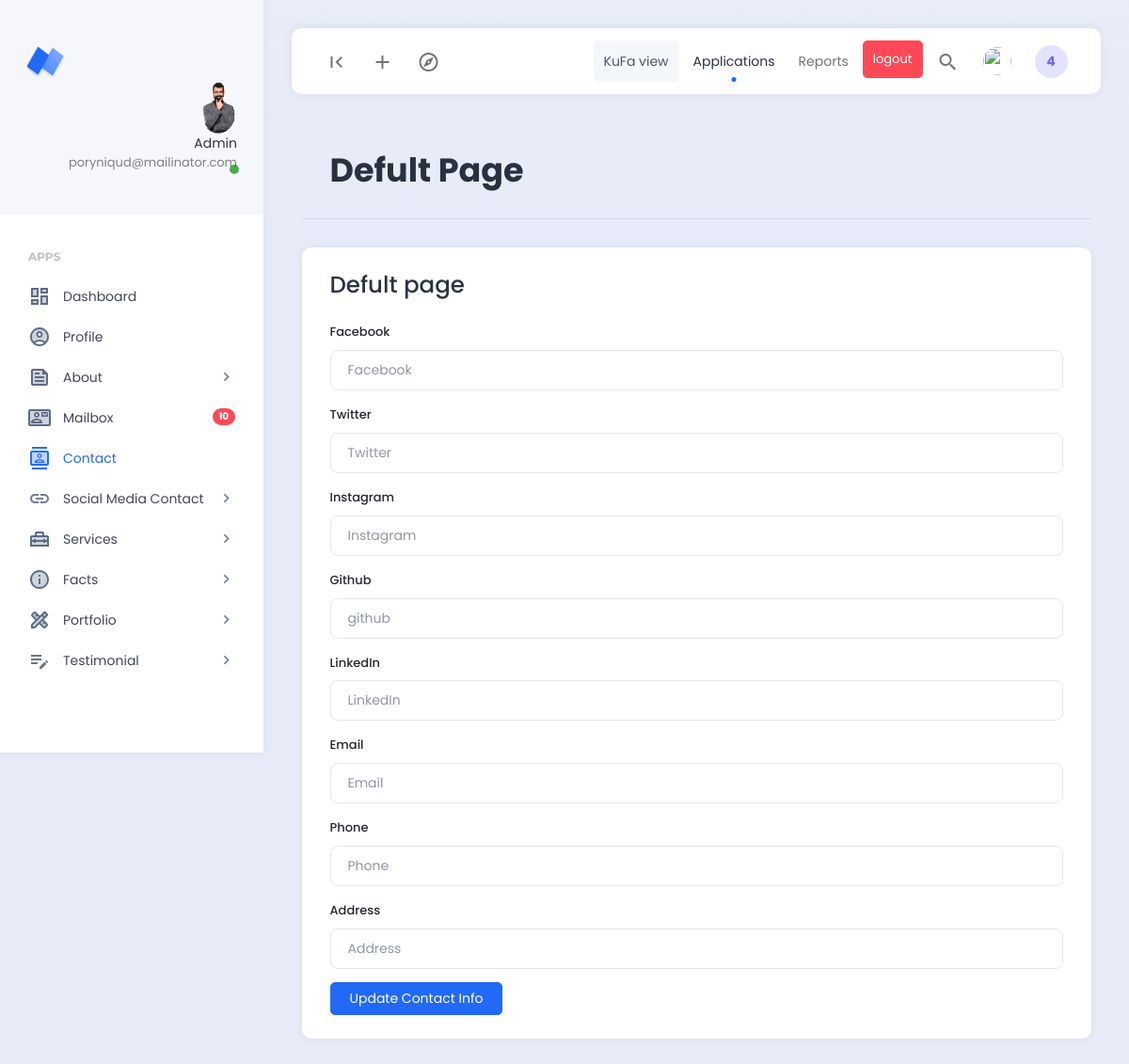
Page /dashboard/contact.php (signed in) on the earlier database version.
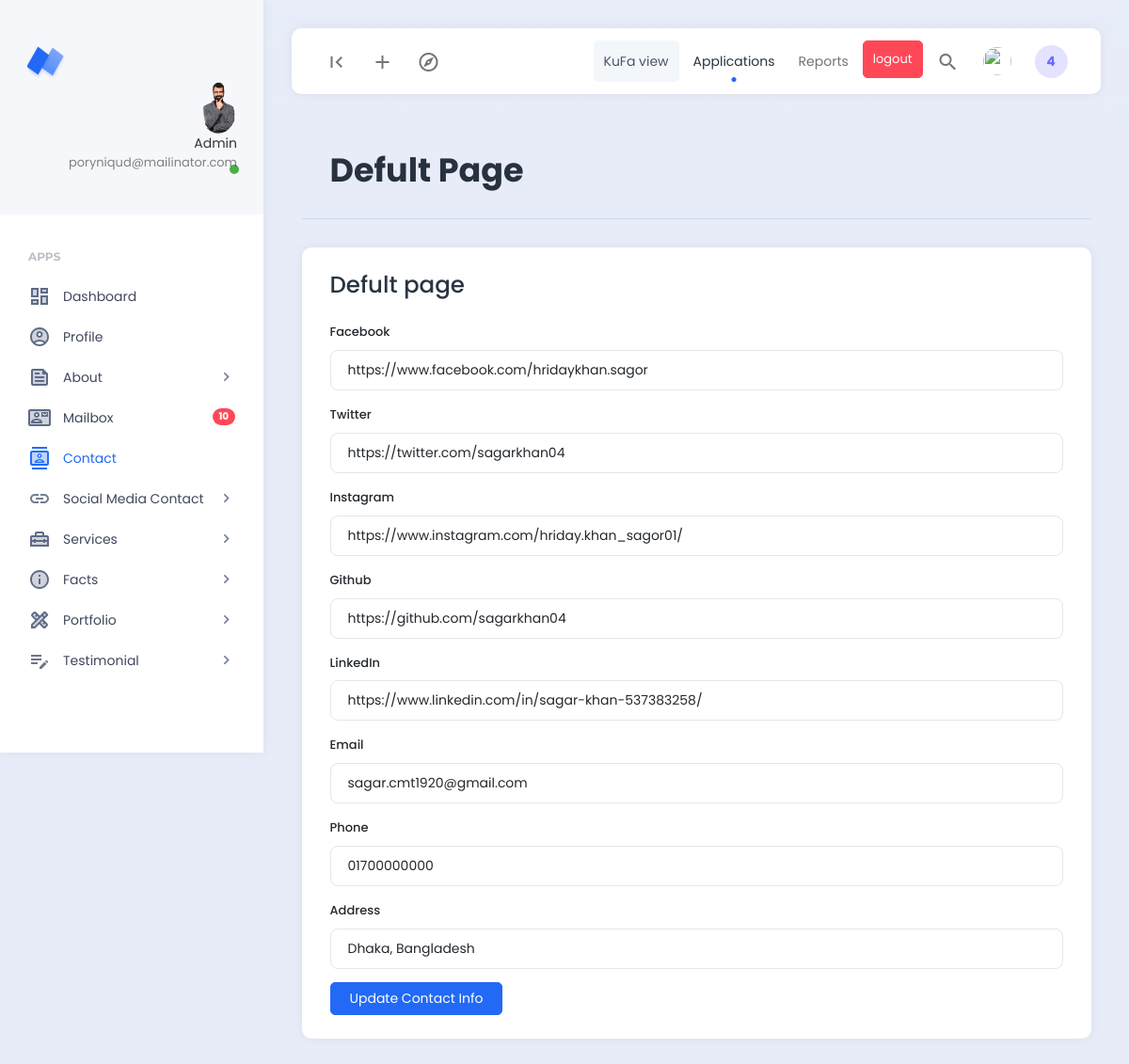
Same page on the later database version.
### tables this page shows
CREATE TABLE `contact` (
  `id` int NOT NULL,
  `facebook` varchar(200) NOT NULL,
  `twitter` varchar(200) NOT NULL,
  `instagram` varchar(200) NOT NULL,
  `linkedin` varchar(200) NOT NULL,
  `github` varchar(200) NOT NULL,
  `phone` varchar(200) NOT NULL,
  `email` varchar(200) NOT NULL,
  `address` varchar(300) NOT NULL
);

### dashboard/contact.php (the view)
<?php
include('../config/db.php');
include('./extends/header.php');
$contact_select = "SELECT * FROM contact";
$connect = mysqli_query($db_connect,$contact_select);
$data = mysqli_fetch_assoc($connect);
?>
<div class="row">
    <div class="col">
        <div class="page-description">
            <h1>Defult Page</h1>
        </div>
    </div>
</div>
<div class="row">
    <div class="col-12">
        <div class="card">
            <div class="card-header">
                <h3>Defult page</h3>
            </div>
            <div class="card-body">
                <form class="row g-3" action="contact_post.php" method="POST" enctype="multipart/form-data">
                    <div class="col-md-12">
                        <label for="" class="form-label">Facebook</label>
                        <input type="text" class="form-control" placeholder="Facebook" name="facebook"
                            value="<?= $data['facebook'] ?>">
                    </div>
                    <div class="col-md-12">
                        <label for="" class="form-label">Twitter</label>
                        <input type="text" class="form-control" placeholder="Twitter" name="twitter"
                            value="<?= $data['twitter'] ?>">
                    </div>
                    <div class="col-md-12">
                        <label for="" class="form-label">Instagram</label>
                        <input type="text" class="form-control" placeholder="Instagram" name="instagram"
                            value="<?= $data['instagram'] ?>">
                    </div>
                    <div class="col-md-12">
                        <label for="" class="form-label">Github</label>
                        <input type="text" class="form-control" placeholder="github" name="github"
                            value="<?= $data['github'] ?>">
                    </div>
                    <div class="col-md-12">
                        <label for="" class="form-label">LinkedIn</label>
                        <input type="text" class="form-control" placeholder="LinkedIn" name="linkedin"
                            value="<?= $data['linkedin'] ?>">
                    </div>
                    <div class="col-md-12">
                        <label for="" class="form-label">Email</label>
                        <input type="email" class="form-control" placeholder="Email" name="email"
                            value="<?= $data['email'] ?>">
                    </div>
                    <div class="col-md-12">
                        <label for="" class="form-label">Phone</label>
                        <input type="text" class="form-control" placeholder="Phone" name="phone"
                            value="<?= $data['phone'] ?>">
                    </div>
                    <div class="col-md-12">
                        <label for="" class="form-label">Address</label>
                        <input type="text" class="form-control" placeholder="Address" name="address"
                            value="<?= $data['address'] ?>">
                    </div>
                    <div class="col-12">
                        <button type="submit" class="btn btn-primary" name="insert_btn">Update Contact Info</button>
                    </div>
                </form>
            </div>
        </div>
    </div>
</div>
<?php
include('./extends/footer.php')
?>

Differences in the rows shown:
added contact: facebook "https://www.facebook.com/hridaykhan.sagor", twitter "https://twitter.com/sagarkhan04", instagram "https://www.instagram.com/hriday.khan_sagor01/", github "https://github.com/sagarkhan04", linkedin "https://www.linkedin.com/in/sagar-khan-537383258/", email "sagar.cmt1920@gmail.com", phone "01700000000", address "Dhaka, Bangladesh"
